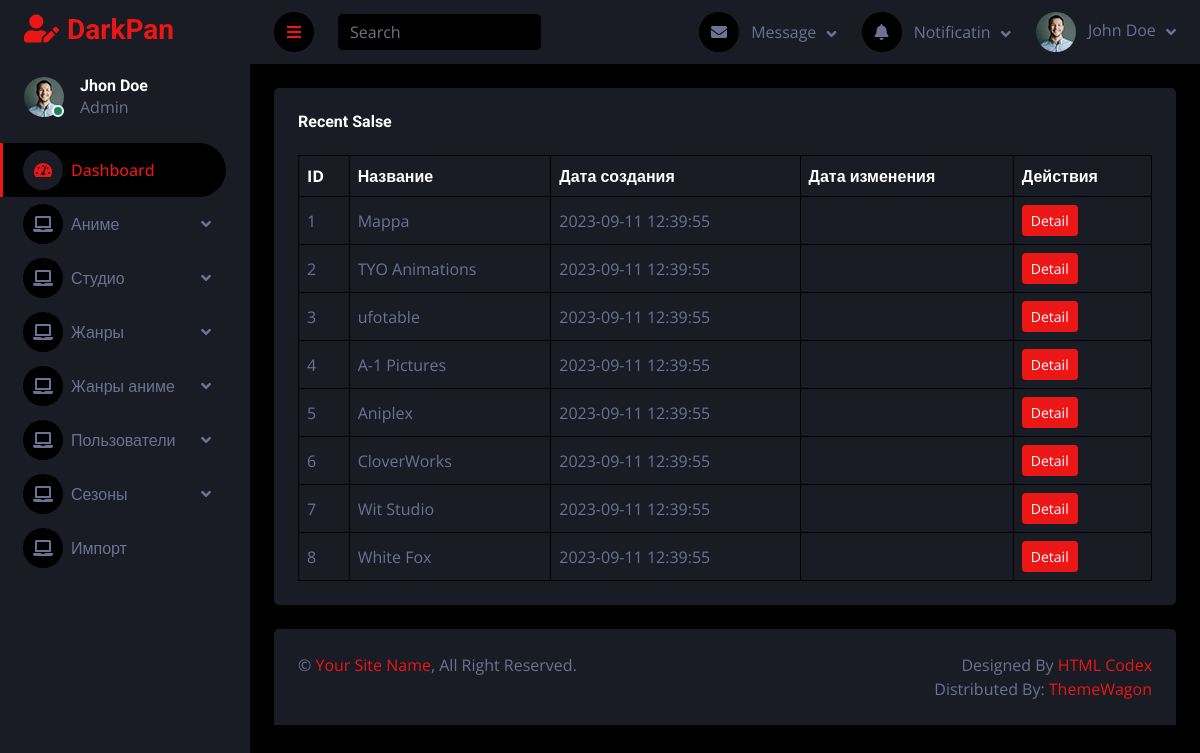
The app's page /adminpanel/studio_list.php, older data.
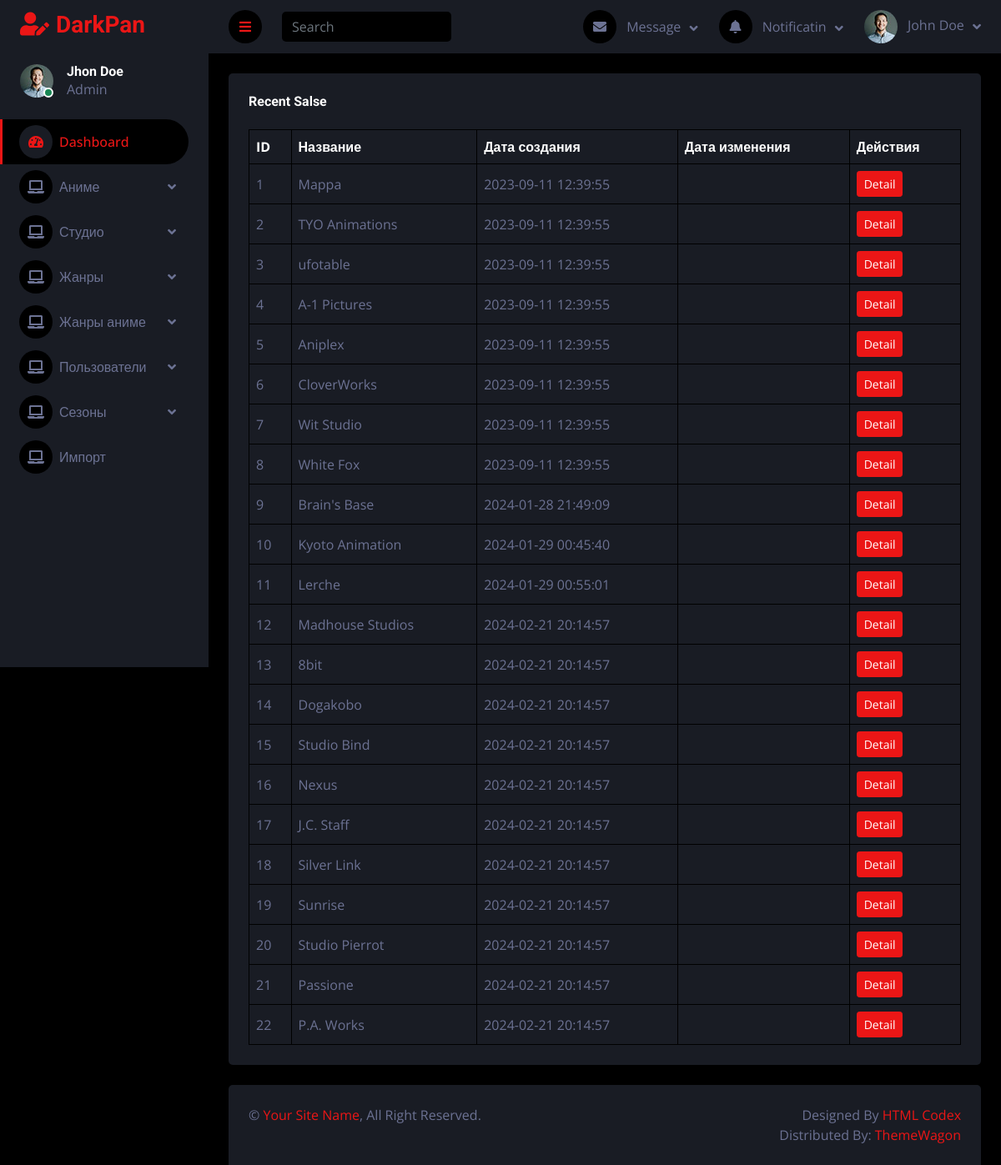
The same page, newer data.
### tables this page shows
CREATE TABLE `studio` (
  `id` int(11) NOT NULL AUTO_INCREMENT,
  `name` varchar(50) NOT NULL,
  `createDate` datetime NOT NULL,
  `updateDate` datetime DEFAULT NULL,
  PRIMARY KEY (`id`)
);

### adminpanel/CRUD/studio/read.php (called while the page is built)
<?php
include('db/createConnectionWithDB.php');
$sql = "SELECT * FROM studio";
$stmt = $pdo->query($sql);
$studios = $stmt->fetchAll(PDO::FETCH_ASSOC);

### adminpanel/studio_list.php (the view, shortened to what this page needs)
<?php
include('inc/header.php');
include('../adminpanel/CRUD/studio/read.php');
?>
<body>
    <div class="container-fluid position-relative d-flex p-0">
        <?php include('./inc/sideBar.php'); ?>
        <div class="content">
            <?php include('./inc/navBar.php'); ?>
            <div class="container-fluid pt-4 px-4">
                <div class="bg-secondary text-center rounded p-4">
                    <div class="d-flex align-items-center justify-content-between mb-4">
                        <h6 class="mb-0">Recent Salse</h6>
                    </div>
                    <div class="table-responsive">
                        <table class="table text-start align-middle table-bordered table-hover mb-0">
                            <thead>
                                <tr class="text-white">
                                    <th scope="col">ID</th>
                                    <th scope="col">Название</th>
                                    <th scope="col">Дата создания</th>
                                    <th scope="col">Дата изменения</th>
                                    <th scope="col">Действия</th>
                                </tr>
                            </thead>
                            <tbody>
                            <?php
                                if ($studios) {
                                    foreach ($studios as $studio) { ?>
                                        <td><?=$studio['id']?></td>
                                        <td><?=$studio['name']?></td>
                                        <td><?=$studio['createDate']?></td>
                                        <td><?=$studio['updateDate']?></td>
                                        <td><a class="btn btn-sm btn-primary" href="studio_edit_form.php?id=<?=$studio['id']?>">Detail</a></td>
                                    <?php }
                                } else {?>
                                    <tr><td colspan='8'>Нет доступных данных</td></tr>
                                <?php }
                                ?>
                            </tbody>
                        </table>
                    </div>
                </div>
            </div>
            <div class="container-fluid pt-4 px-4">
                <div class="bg-secondary rounded-top p-4">
                    <div class="row">
                        <div class="col-12 col-sm-6 text-center text-sm-start">
                            &copy; <a href="#">Your Site Name</a>, All Right Reserved.
                        </div>
                        <div class="col-12 col-sm-6 text-center text-sm-end">
                            Designed By <a href="https://htmlcodex.com">HTML Codex</a>
                            <br>Distributed By: <a href="https://themewagon.com" target="_blank">ThemeWagon</a>
                        </div>
                    </div>
                </div>
            </div>
        </div>
    </div>
<?php include('./inc/footer.php'); ?>

Row changes from the older to the newer data that the page shows:
added studio: id "9", name "Brain's Base", createDate "2024-01-28 21:49:09"
added studio: id "10", name "Kyoto Animation", createDate "2024-01-29 00:45:40"
added studio: id "11", name "Lerche", createDate "2024-01-29 00:55:01"
added studio: id "12", name "Madhouse Studios", createDate "2024-02-21 20:14:57"
added studio: id "13", name "8bit", createDate "2024-02-21 20:14:57"
added studio: id "14", name "Dogakobo", createDate "2024-02-21 20:14:57"
added studio: id "15", name "Studio Bind", createDate "2024-02-21 20:14:57"
added studio: id "16", name "Nexus", createDate "2024-02-21 20:14:57"
added studio: id "17", name "J.C. Staff", createDate "2024-02-21 20:14:57"
added studio: id "18", name "Silver Link", createDate "2024-02-21 20:14:57"
added studio: id "19", name "Sunrise", createDate "2024-02-21 20:14:57"
added studio: id "20", name "Studio Pierrot", createDate "2024-02-21 20:14:57"
added studio: id "21", name "Passione", createDate "2024-02-21 20:14:57"
added studio: id "22", name "P.A. Works", createDate "2024-02-21 20:14:57"
